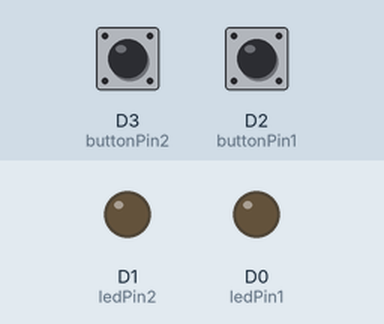
A sketch run on a simulated ESP8266 (NodeMCU). Parts: output pins drawn as LEDs (lit = HIGH). The test bench sets the inputs (shaded band); at power-on: D3 (buttonPin2) HIGH, D2 (buttonPin1) HIGH.

Above: at 1.2 s.
1.3 s: D3 (buttonPin2) pulled LOW for 0.15 s
At 1.6 s:
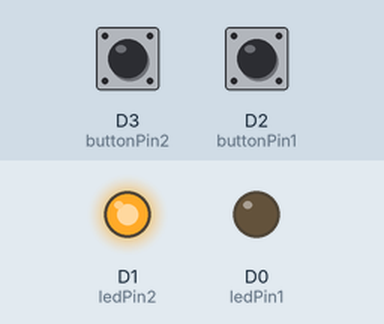
2.9 s: D2 (buttonPin1) pulled LOW for 0.15 s
At 4.1 s:
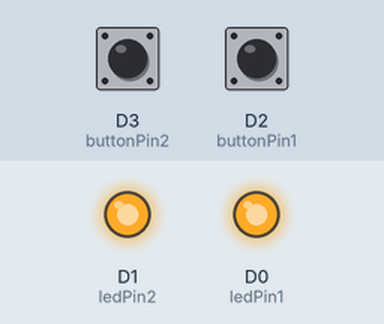
4.5 s: D3 (buttonPin2) pulled LOW for 1 s
At 5.3 s:
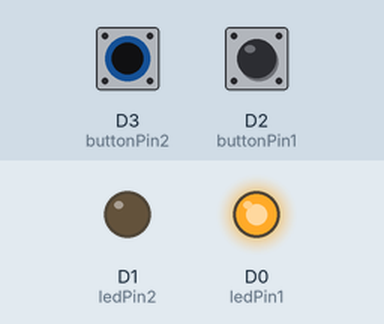
7.0 s: D3 (buttonPin2) pulled LOW for 3.2 s
At 8.4 s:
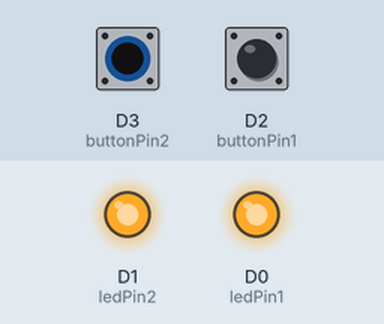
11.7 s: D2 (buttonPin1) pulled LOW for 1 s
At 12.0 s:
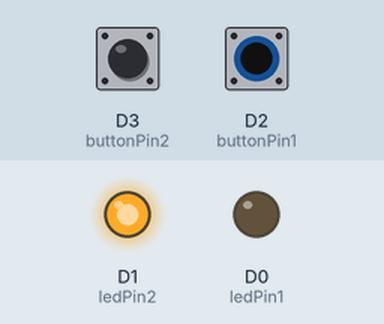
Timing chart, 0 to 14.7 s (numbered marks = the images above; inputs shaded):
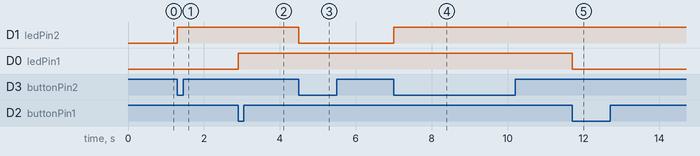

The sketch:

1010.ino
```cpp
// One on and one off
const int ledPin1 = D0; // LED pertama
const int ledPin2 = D1; // LED kedua
const int buttonPin1 = D2; // Tombol untuk LED pertama
const int buttonPin2 = D3; // Tombol untuk LED kedua

int ledState1 = LOW; // Menyimpan status LED pertama (mati)
int ledState2 = LOW; // Menyimpan status LED kedua (mati)

void setup() {
  Serial.begin(9600);
  pinMode(ledPin1, OUTPUT);
  pinMode(ledPin2, OUTPUT);
  pinMode(buttonPin1, INPUT_PULLUP); // Set pin tombol 1 sebagai input dengan resistor pull-up
  pinMode(buttonPin2, INPUT_PULLUP); // Set pin tombol 2 sebagai input dengan resistor pull-up
}

void loop() {
  // Tombol untuk LED pertama
  if (digitalRead(buttonPin1) == LOW) {
    // Toggle status LED pertama
    ledState1 = !ledState1;
    digitalWrite(ledPin1, ledState1); // Mengaktifkan atau mematikan LED pertama
    // Tunggu hingga tombol dilepas
    while (digitalRead(buttonPin1) == LOW) {
      delay(10);
    }
  }

  // Tombol untuk LED kedua
  if (digitalRead(buttonPin2) == LOW) {
    // Toggle status LED kedua
    ledState2 = !ledState2;
    digitalWrite(ledPin2, ledState2); // Mengaktifkan atau mematikan LED kedua
    // Tunggu hingga tombol dilepas
    while (digitalRead(buttonPin2) == LOW) {
      delay(10);
    }
  }
}
```

Measured:
- after the input at 1.3 s, D1 (ledPin2): LOW → HIGH at once
- after the input at 2.9 s, D0 (ledPin1): LOW → HIGH at once
- after the input at 4.5 s, D1 (ledPin2): HIGH → LOW at once
- after the input at 7.0 s, D1 (ledPin2): LOW → HIGH at once
- after the input at 11.7 s, D0 (ledPin1): HIGH → LOW at once
